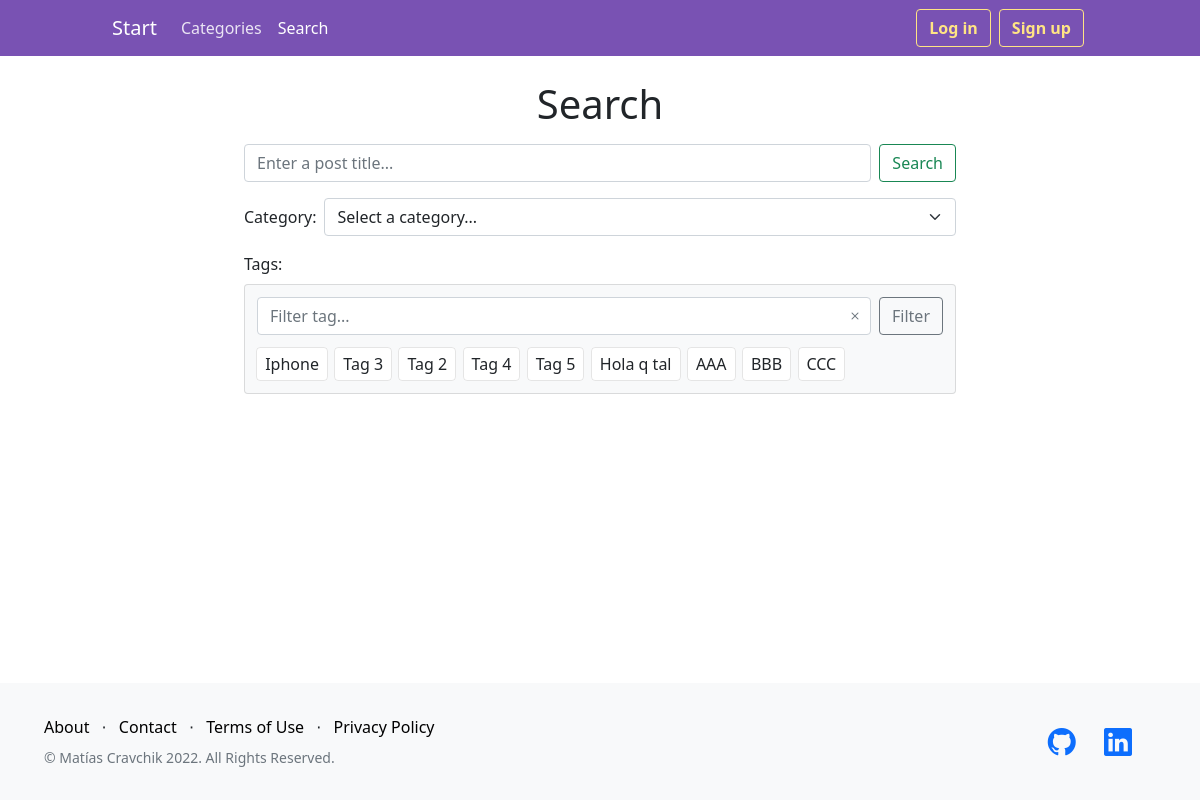
The app's page /blog/search/, older data.
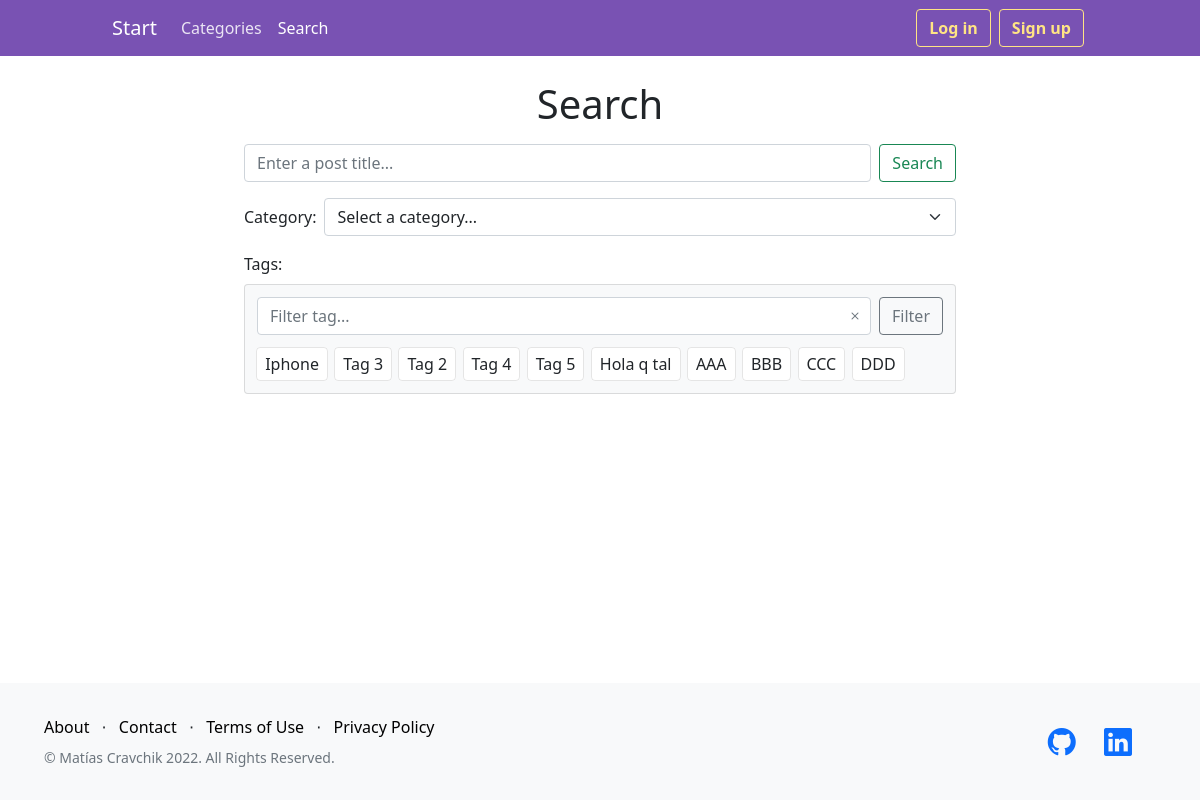
The same page, newer data.
### blog/models.py (models this page shows, shortened)
class Tag(models.Model):
    name = models.CharField(max_length=40, unique=True)

### blog/views.py (the view)
# urls.py: path("search/", views.search, name="Search"),
def search(request):
    title = request.GET.get("title", None)
    cat = request.GET.get("category")
    tags = request.GET.getlist("tags")
    if title is not None or cat is not None or tags:
        posts = Post.objects.all()
        if title:
            posts = posts.filter(title__icontains=title)
        if cat and cat != "-1":
            posts = posts.filter(category=cat)
        if tags:
            posts_to_exclude = []
            for post in posts:
                if not post.has_all_tags(tags):
                    posts_to_exclude.append(post.id)
            posts = posts.exclude(id__in=posts_to_exclude)
        no_posts_message = "No post found."
        return render(
            request,
            "blog/index.html",
            {"page": "Posts", "posts": posts, "no_posts_message": no_posts_message},
        )
    else:
        categories = Category.objects.all()
        tags = Tag.objects.all()
        return render(
            request,
            "blog/search.html",
            {"page": "Search", "categories": categories, "tags": tags},
        )

### blog/models.py (called while the page is built)
    def __str__(self):
        return self.name

### blog/templates/blog/search.html (shortened to what this page needs)
{% extends 'layout.html' %} {% load static %} {% block content %}
<h1 class="text-center">Search</h1>
<form action="{% url 'Search' %}" method="get" class="my-form py-2">
    <div class="search-container">
        <input type="submit" value="Search" class="btn btn-outline-success ms-2">
        <input
          type="text"
          name="title"
          placeholder="Enter a post title..."
          class="form-control"
        />
    </div>
    <div class="d-flex flex-row align-items-center my-3">
        <span class="me-2">Category: </span>
        <select name="category" id="" class="form-select">
            <option value="-1">Select a category...</option>
        </select>
    </div>
    <span>Tags:</span>
    <ul class="card bg-light mt-2 p-2 tag-list-select">
        <div class="d-flex w-100 flex-row-reverse mx-1 mb-2 mt-1">
            <input type="button" value="Filter" class="btn btn-outline-secondary" id="tagSearchBtn">
            <button id="tagSearchDelete"><i class="bi bi-x text-muted"></i></button>
            <input type="text" placeholder="Filter tag..." class="form-control" id="tagSearchBar">
        </div>
        {% for tag in tags %}
            <li class="card my-1" id="{{ tag.id }}">
                <label class="btn w-100 m-0 py-1 px-2 tagCheckBox" for="btn-check{{ tag.id }}">{{ tag.name }}</label>
            </li>
        {% endfor %}
    </ul>
</form>
{% endblock content %}

### DjangoBlog/templates/layout.html (shortened to what this page needs)
<!DOCTYPE html>
<html lang="en">
  <head>
    {% load static %}
    <link
      href="https://cdn.jsdelivr.net/npm/bootstrap-icons@1.5.0/font/bootstrap-icons.css"
      rel="stylesheet"
      type="text/css"
    />
    <link
      href="https://cdn.jsdelivr.net/npm/bootstrap@5.1.3/dist/css/bootstrap.min.css"
      rel="stylesheet"
    />
    <link rel="stylesheet" href="{% static 'styles.css' %}?{% now 'U' %}" />
  </head>
  <body>
    <div class="d-flex flex-column" style="min-height: 100vh; position: relative;">
      <nav class="navbar navbar-expand-lg navbar-dark static-top bg-main">
        <div class="container col-lg-10 align-items-center">
          <a class="navbar-brand" href="{% url 'Home' %}">Start</a>
          <div
            class="collapse navbar-collapse d-lg-flex flex-lg-row justify-content-lg-between"
            id="navbarNavDropdown"
          >
            <ul class="navbar-nav w-fit">
              <li class="nav-item">
                <a
                  class="nav-link {% if page == 'Categories' %} active {% endif %}"
                  aria-current="page"
                  href="{% url 'Categories' %}"
                >
                  Categories
                </a>
              </li>
              <li class="nav-item">
                <a
                  class="nav-link {% if page == 'Search' %} active {% endif %}"
                  aria-current="page"
                  href="{% url 'Search' %}"
                >
                  Search
                </a>
              </li>
            </ul>
            <div class="w-fit d-flex">
              {% if not user.is_authenticated %}
              <div class="nav-item mx-1 my-auto">
                <a
                  class="btn btn-outline-light outline-secondary"
                  href="{% url 'Login' %}"
                  >Log in</a
                >
              </div>
              <div class="nav-item mx-1 my-auto">
                <a
                  class="btn btn-outline-light outline-secondary"
                  href="{% url 'Signup' %}"
                  >Sign up</a
                >
              </div>
              {% endif %}
            </div>
          </div>
        </div>
      </nav>
      <div class="pt-2 pb-4 container flex-grow-1">
        <div class="col-lg-8 col-md-10 col-sm-11 mx-auto p-3">
          {% block content %} {% endblock content %}
        </div>
      </div>
      <footer class="footer bg-light">
        <div class="container">
          <div class="row">
            <div class="col-lg-6 h-100 text-center text-lg-start my-auto">
              <ul class="list-inline mb-2">
                <li class="list-inline-item">
                  <a href="#!" class="my-link">About</a>
                </li>
                <li class="list-inline-item">⋅</li>
                <li class="list-inline-item">
                  <a href="#!" class="my-link">Contact</a>
                </li>
                <li class="list-inline-item">⋅</li>
                <li class="list-inline-item">
                  <a href="#!" class="my-link">Terms of Use</a>
                </li>
                <li class="list-inline-item">⋅</li>
                <li class="list-inline-item">
                  <a href="#!" class="my-link">Privacy Policy</a>
                </li>
              </ul>
              <p class="text-muted small mb-4 mb-lg-0">
                &copy; Matías Cravchik 2022. All Rights Reserved.
              </p>
            </div>
            <div class="col-lg-6 h-100 text-center text-lg-end my-auto">
              <ul class="list-inline mb-0">
                <li class="list-inline-item me-4">
                  <a href="https://github.com/MatiasCra" target="_blank"><i class="bi-github fs-3"></i></a>
                </li>
                <li class="list-inline-item me-4">
                  <a href="https://www.linkedin.com/in/matias-cravchik-9287991a3/" target="_blank"><i class="bi-linkedin fs-3"></i></a>
                </li>
              </ul>
            </div>
          </div>
        </div>
      </footer>
    </div>
  </body>
</html>

### DjangoBlog/static/styles.css (style rules this page uses)
:root { --main-color: rgb(121, 82, 179); --secondary-color:rgb(255, 228, 132); --secondary-color-light:rgba(255, 228, 132, .8); --danger-color: rgb(239, 145, 145); --danger-color-light: rgb(245, 158, 158); --bootstrap-primary-color: #0d6efd; }
.nav-link { color: rgba(255, 255, 255, 0.85) !important; }
.nav-link.active { color: rgba(255, 255, 255, 1) !important; }
.bg-main { background-color: var(--main-color); color: white; }
.outline-secondary { color: var(--secondary-color); border-color: var(--secondary-color); font-weight: bold; }
.footer { padding: 2rem; }
.my-link { color: black; text-decoration: none; }
.tag-list, .tag-list-ro, .tag-list-select { min-height: 1em; list-style: none; display: flex; flex-direction: row; flex-wrap: wrap; }
.tag-list > li, .tag-list-ro > li, .tag-list-select > li { margin: 0 .2rem; transition: background-color 100ms; width: fit-content; }
.tag-list-select > li > * { box-shadow: none !important; transition: background-color 100ms, border-color 100ms; }
.tag-list-select { max-height: 11.9em; overflow: auto; }
.tag-list-select > li { border: 0; padding: 0; }
.tag-list-select > li > label { border: rgba(0, 0, 0, .1) 1px solid; }
.search-container { display: flex; flex-direction: row-reverse; justify-content: space-between; }
#tagSearchDelete { background-color: transparent; border: none; transform: translateX(-1.5rem); width: .5rem; padding: 0; margin: 0; }
#tagSearchDelete * { border: none; }

Row changes from the older to the newer data that the page shows:
added Tag: name "DDD"
